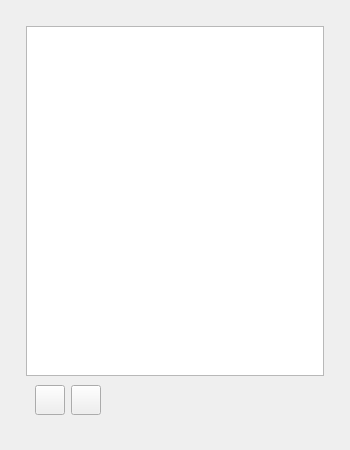
<?xml version="1.0" encoding="UTF-8"?>
<ui version="4.0">
 <class>ChooseEmojiWidget</class>
 <widget class="QWidget" name="ChooseEmojiWidget">
  <property name="geometry">
   <rect>
    <x>0</x>
    <y>0</y>
    <width>350</width>
    <height>450</height>
   </rect>
  </property>
  <property name="minimumSize">
   <size>
    <width>350</width>
    <height>450</height>
   </size>
  </property>
  <property name="maximumSize">
   <size>
    <width>350</width>
    <height>450</height>
   </size>
  </property>
  <property name="windowTitle">
   <string>Form</string>
  </property>
  <layout class="QHBoxLayout" name="mainHLayout">
   <property name="leftMargin">
    <number>20</number>
   </property>
   <property name="topMargin">
    <number>20</number>
   </property>
   <property name="rightMargin">
    <number>20</number>
   </property>
   <property name="bottomMargin">
    <number>20</number>
   </property>
   <item>
    <widget class="QWidget" name="shadowWidget" native="true">
     <layout class="QVBoxLayout" name="verticalLayout">
      <property name="spacing">
       <number>0</number>
      </property>
      <property name="leftMargin">
       <number>6</number>
      </property>
      <property name="topMargin">
       <number>6</number>
      </property>
      <property name="rightMargin">
       <number>6</number>
      </property>
      <property name="bottomMargin">
       <number>6</number>
      </property>
      <item>
       <widget class="QStackedWidget" name="stackedWidget">
        <widget class="QWidget" name="charEmojiWidget">
         <layout class="QHBoxLayout" name="horizontalLayout_2">
          <property name="spacing">
           <number>0</number>
          </property>
          <property name="leftMargin">
           <number>0</number>
          </property>
          <property name="topMargin">
           <number>0</number>
          </property>
          <property name="rightMargin">
           <number>0</number>
          </property>
          <property name="bottomMargin">
           <number>0</number>
          </property>
          <item>
           <widget class="QTableWidget" name="charEmojiTableWidget"/>
          </item>
         </layout>
        </widget>
        <widget class="QWidget" name="animEmojiWidget">
         <layout class="QHBoxLayout" name="horizontalLayout_3">
          <property name="spacing">
           <number>0</number>
          </property>
          <property name="leftMargin">
           <number>0</number>
          </property>
          <property name="topMargin">
           <number>0</number>
          </property>
          <property name="rightMargin">
           <number>0</number>
          </property>
          <property name="bottomMargin">
           <number>0</number>
          </property>
          <item>
           <widget class="QTableWidget" name="animEmojiTableWidget"/>
          </item>
         </layout>
        </widget>
       </widget>
      </item>
      <item>
       <widget class="QWidget" name="chooseWidget" native="true">
        <layout class="QHBoxLayout" name="horizontalLayout">
         <item>
          <widget class="QPushButton" name="charEmojiButton">
           <property name="minimumSize">
            <size>
             <width>30</width>
             <height>30</height>
            </size>
           </property>
           <property name="maximumSize">
            <size>
             <width>30</width>
             <height>30</height>
            </size>
           </property>
           <property name="text">
            <string/>
           </property>
           <property name="icon">
            <iconset resource="../qrc.qrc">
             <normaloff>:/res/img/Shocked.png</normaloff>:/res/img/Shocked.png</iconset>
           </property>
           <property name="iconSize">
            <size>
             <width>25</width>
             <height>25</height>
            </size>
           </property>
          </widget>
         </item>
         <item>
          <widget class="QPushButton" name="animEmojiButton">
           <property name="minimumSize">
            <size>
             <width>30</width>
             <height>30</height>
            </size>
           </property>
           <property name="maximumSize">
            <size>
             <width>30</width>
             <height>30</height>
            </size>
           </property>
           <property name="text">
            <string/>
           </property>
           <property name="icon">
            <iconset resource="../qrc.qrc">
             <normaloff>:/res/gif/anim4.gif</normaloff>:/res/gif/anim4.gif</iconset>
           </property>
           <property name="iconSize">
            <size>
             <width>30</width>
             <height>30</height>
            </size>
           </property>
          </widget>
         </item>
         <item>
          <spacer name="horizontalSpacer">
           <property name="orientation">
            <enum>Qt::Orientation::Horizontal</enum>
           </property>
           <property name="sizeHint" stdset="0">
            <size>
             <width>40</width>
             <height>20</height>
            </size>
           </property>
          </spacer>
         </item>
        </layout>
       </widget>
      </item>
     </layout>
    </widget>
   </item>
  </layout>
 </widget>
 <resources>
  <include location="../qrc.qrc"/>
 </resources>
 <connections/>
</ui>
